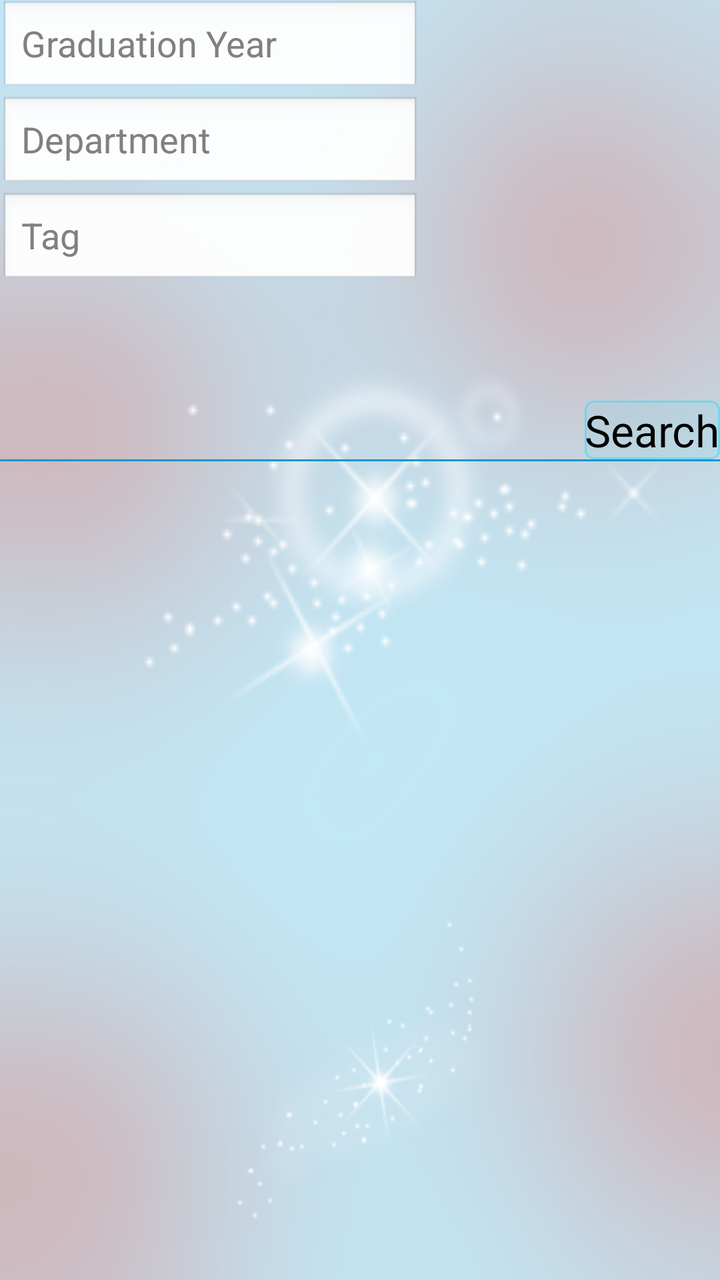
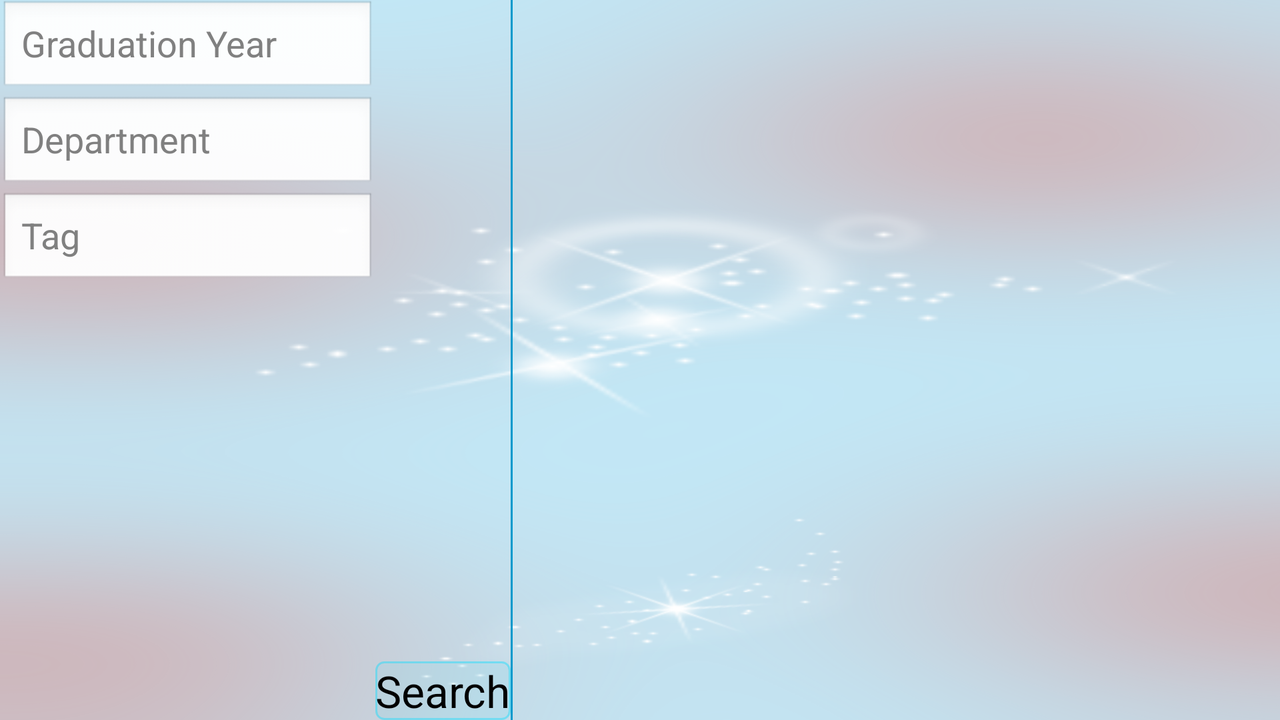

First picture: res/layout/ on a phone held upright. Second picture: the repository's own variant of that layout, on a device whose configuration matches the variant's folder. Source for both follows.
<!-- AndroidManifest.xml: application theme AppTheme -->
<!-- res/layout/activity_sync.xml -->
<LinearLayout xmlns:android="http://schemas.android.com/apk/res/android"
    xmlns:tools="http://schemas.android.com/tools"
    android:layout_width="match_parent"
    android:layout_height="match_parent"
    android:background="@drawable/background_blue"
    android:orientation="vertical"
    android:paddingBottom="@dimen/activity_vertical_margin"
    android:paddingTop="@dimen/activity_vertical_margin"
    tools:context=".SyncActivity" >

    <ScrollView
        android:layout_width="match_parent"
        android:layout_height="0dp"
        android:layout_weight="1" >

        <LinearLayout
            android:layout_width="match_parent"
            android:layout_height="match_parent"
            android:orientation="vertical" >

            <AutoCompleteTextView
                android:id="@+id/autoCompleteTextViewGraduationYeaSearchr"
                android:layout_width="wrap_content"
                android:layout_height="wrap_content"
                android:ems="10"
                android:hint="Graduation Year" />

            <AutoCompleteTextView
                android:id="@+id/autoCompleteTextViewDepartmentSearch"
                android:layout_width="wrap_content"
                android:layout_height="wrap_content"
                android:ems="10"
                android:hint="Department" />

            <AutoCompleteTextView
                android:id="@+id/autoCompleteTextViewTagSearch"
                android:layout_width="wrap_content"
                android:layout_height="wrap_content"
                android:ems="10"
                android:hint="Tag" />
        </LinearLayout>
    </ScrollView>

    <Button
        android:id="@+id/buttonSearchGroups"
        android:layout_width="wrap_content"
        android:layout_height="wrap_content"
        android:layout_gravity="right"
        android:background="@drawable/round_button_selector"
        android:onClick="onSearchButtonClicked"
        android:text="Search"
        android:textAppearance="?android:attr/textAppearanceLarge" />

    <View
        android:layout_width="match_parent"
        android:layout_height="1dp"
        android:layout_marginBottom="8dp"
        android:background="#0099cc" />

    <LinearLayout
        android:layout_width="match_parent"
        android:layout_height="0dp"
        android:layout_weight="2"
        android:orientation="vertical" >

        <ExpandableListView
            android:id="@+id/listViewAllGroups"
            android:layout_width="match_parent"
            android:layout_height="match_parent"
            android:choiceMode="singleChoice"
            android:groupIndicator="@null"
            android:overScrollMode="always"
            android:paddingLeft="@dimen/activity_horizontal_margin"
            android:paddingRight="@dimen/activity_horizontal_margin" >
        </ExpandableListView>
    </LinearLayout>

</LinearLayout>
<!-- resources referenced by this layout -->
<resources>
  <!-- drawable background_blue: jpg bitmap (drawable-xxhdpi, 125724 bytes) -->
  <!-- drawable round_button_selector (drawable) -->
  <?xml version="1.0" encoding="utf-8"?>
  <selector xmlns:android="http://schemas.android.com/apk/res/android" >
      
      <item android:state_pressed="false" android:drawable="@drawable/round_button_background_normal"/>
      <item android:state_pressed="true" android:drawable="@drawable/round_button_background_clicked"/>
      
  
  </selector>
  <style name="AppTheme" parent="AppBaseTheme">
          
      </style>
  <!-- drawable round_button_background_normal (drawable) -->
  <?xml version="1.0" encoding="utf-8"?>
  <shape xmlns:android="http://schemas.android.com/apk/res/android" >
      <solid 
          android:color="#1100ddff"/>
      <corners
          android:radius="4dp" />
      <stroke 
          android:width="1dp"
          android:color="#6600ddff"/>
  
  </shape>
  <!-- drawable round_button_background_clicked (drawable) -->
  <?xml version="1.0" encoding="utf-8"?>
  <shape xmlns:android="http://schemas.android.com/apk/res/android" >
      <solid 
          android:color="#6600ddff"/>
      <corners
          android:radius="4dp" />
      <stroke 
          android:color="#6600ddff"/>
  
  </shape>
  <style name="AppBaseTheme" parent="android:Theme.Light">
          
      </style>
</resources>
<!-- res/layout-land/activity_sync.xml (the repository's variant of the layout above) -->
<!-- drawn on the phone turned sideways -->
<LinearLayout xmlns:android="http://schemas.android.com/apk/res/android"
    xmlns:tools="http://schemas.android.com/tools"
    android:layout_width="match_parent"
    android:layout_height="match_parent"
    android:background="@drawable/background_blue"
    android:orientation="horizontal"
    android:paddingBottom="@dimen/activity_vertical_margin"
    android:paddingTop="@dimen/activity_vertical_margin"
    tools:context=".SyncActivity" >

    <ScrollView
        android:layout_width="0dp"
        android:layout_height="match_parent"
        android:layout_weight="1" >

        <LinearLayout
            android:layout_width="match_parent"
            android:layout_height="match_parent"
            android:orientation="vertical" >

            <AutoCompleteTextView
                android:id="@+id/autoCompleteTextViewGraduationYeaSearchr"
                android:layout_width="wrap_content"
                android:layout_height="wrap_content"
                android:ems="10"
                android:hint="Graduation Year" />

            <AutoCompleteTextView
                android:id="@+id/autoCompleteTextViewDepartmentSearch"
                android:layout_width="wrap_content"
                android:layout_height="wrap_content"
                android:ems="10"
                android:hint="Department" />

            <AutoCompleteTextView
                android:id="@+id/autoCompleteTextViewTagSearch"
                android:layout_width="wrap_content"
                android:layout_height="wrap_content"
                android:ems="10"
                android:hint="Tag" />
        </LinearLayout>
    </ScrollView>

    <Button
        android:id="@+id/buttonSearchGroups"
        android:layout_width="wrap_content"
        android:layout_height="wrap_content"
        android:layout_gravity="bottom"
        android:background="@drawable/round_button_selector"
        android:onClick="onSearchButtonClicked"
        android:text="Search"
        android:textAppearance="?android:attr/textAppearanceLarge" />

    <View
        android:layout_width="1dp"
        android:layout_height="match_parent"
        android:layout_marginRight="8dp"
        android:background="#0099cc" />

    <LinearLayout
        android:layout_width="0dp"
        android:layout_height="match_parent"
        android:layout_weight="2"
        android:orientation="vertical" >

        <ExpandableListView
            android:id="@+id/listViewAllGroups"
            android:layout_width="match_parent"
            android:layout_height="match_parent"
            android:choiceMode="singleChoice"
            android:groupIndicator="@null"
            android:overScrollMode="always"
            android:paddingLeft="@dimen/activity_horizontal_margin"
            android:paddingRight="@dimen/activity_horizontal_margin" >
        </ExpandableListView>
    </LinearLayout>

</LinearLayout>
